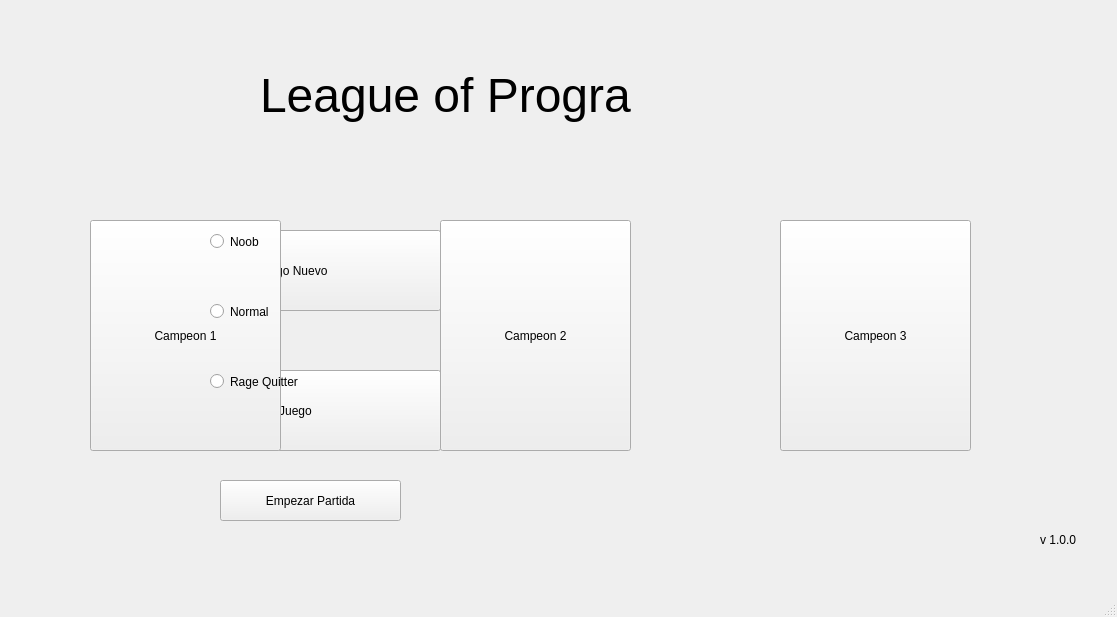
<?xml version="1.0" encoding="UTF-8"?>
<ui version="4.0">
 <class>MainWindow</class>
 <widget class="QMainWindow" name="MainWindow">
  <property name="geometry">
   <rect>
    <x>0</x>
    <y>0</y>
    <width>1117</width>
    <height>617</height>
   </rect>
  </property>
  <property name="windowTitle">
   <string>MainWindow</string>
  </property>
  <widget class="QWidget" name="centralwidget">
   <widget class="QLabel" name="label">
    <property name="geometry">
     <rect>
      <x>260</x>
      <y>50</y>
      <width>601</width>
      <height>91</height>
     </rect>
    </property>
    <property name="font">
     <font>
      <pointsize>36</pointsize>
     </font>
    </property>
    <property name="text">
     <string>League of Progra</string>
    </property>
   </widget>
   <widget class="QPushButton" name="pushButton">
    <property name="geometry">
     <rect>
      <x>110</x>
      <y>230</y>
      <width>331</width>
      <height>81</height>
     </rect>
    </property>
    <property name="text">
     <string>Crear Juego Nuevo</string>
    </property>
   </widget>
   <widget class="QPushButton" name="pushButton_2">
    <property name="geometry">
     <rect>
      <x>110</x>
      <y>370</y>
      <width>331</width>
      <height>81</height>
     </rect>
    </property>
    <property name="text">
     <string>Cargar Juego</string>
    </property>
   </widget>
   <widget class="QLabel" name="label_2">
    <property name="geometry">
     <rect>
      <x>1040</x>
      <y>530</y>
      <width>68</width>
      <height>19</height>
     </rect>
    </property>
    <property name="text">
     <string>v 1.0.0</string>
    </property>
   </widget>
   <widget class="QPushButton" name="campeon1">
    <property name="geometry">
     <rect>
      <x>90</x>
      <y>220</y>
      <width>191</width>
      <height>231</height>
     </rect>
    </property>
    <property name="text">
     <string>Campeon 1</string>
    </property>
   </widget>
   <widget class="QPushButton" name="campeon2">
    <property name="geometry">
     <rect>
      <x>440</x>
      <y>220</y>
      <width>191</width>
      <height>231</height>
     </rect>
    </property>
    <property name="text">
     <string>Campeon 2</string>
    </property>
   </widget>
   <widget class="QPushButton" name="campeon3">
    <property name="geometry">
     <rect>
      <x>780</x>
      <y>220</y>
      <width>191</width>
      <height>231</height>
     </rect>
    </property>
    <property name="text">
     <string>Campeon 3</string>
    </property>
   </widget>
   <widget class="QRadioButton" name="radioButton">
    <property name="geometry">
     <rect>
      <x>210</x>
      <y>230</y>
      <width>119</width>
      <height>23</height>
     </rect>
    </property>
    <property name="text">
     <string>Noob </string>
    </property>
   </widget>
   <widget class="QRadioButton" name="radioButton_2">
    <property name="geometry">
     <rect>
      <x>210</x>
      <y>300</y>
      <width>119</width>
      <height>23</height>
     </rect>
    </property>
    <property name="text">
     <string>Normal</string>
    </property>
   </widget>
   <widget class="QRadioButton" name="radioButton_3">
    <property name="geometry">
     <rect>
      <x>210</x>
      <y>370</y>
      <width>119</width>
      <height>23</height>
     </rect>
    </property>
    <property name="text">
     <string>Rage Quitter</string>
    </property>
   </widget>
   <widget class="QPushButton" name="pushButton_3">
    <property name="geometry">
     <rect>
      <x>220</x>
      <y>480</y>
      <width>181</width>
      <height>41</height>
     </rect>
    </property>
    <property name="text">
     <string>Empezar Partida</string>
    </property>
   </widget>
   <widget class="QLabel" name="label_3">
    <property name="geometry">
     <rect>
      <x>530</x>
      <y>290</y>
      <width>68</width>
      <height>19</height>
     </rect>
    </property>
    <property name="text">
     <string/>
    </property>
   </widget>
  </widget>
  <widget class="QMenuBar" name="menubar">
   <property name="geometry">
    <rect>
     <x>0</x>
     <y>0</y>
     <width>1117</width>
     <height>31</height>
    </rect>
   </property>
  </widget>
  <widget class="QStatusBar" name="statusbar"/>
 </widget>
 <resources/>
 <connections/>
</ui>
